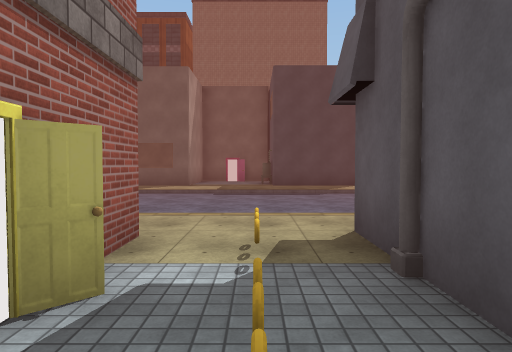
[1] (above)

24 first-person views from a walk through a 3-D level made in the Unity game engine. The camera is 1.5 m above the floor, tilts 2° down and sees 75° across. The floor is counted in squares, 2 m on a side. Each view is taken from the middle of a square. On the plan, view 1 faces up. The plan holds only what a view shows up to about 11 squares ahead; the rest is blank. The place goes on beyond the plan. Some animated figures are left out. Surface patterns are stand-ins for the level's own textures.

[2]
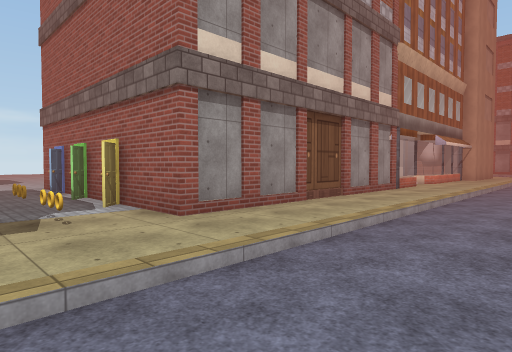

[3]
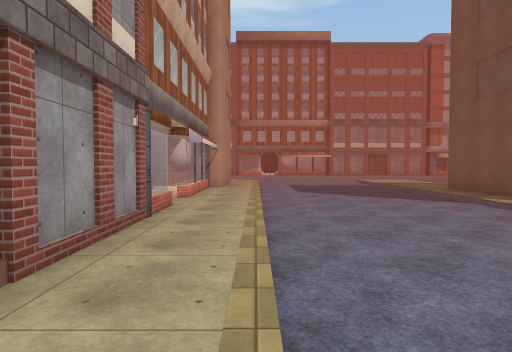

[4]
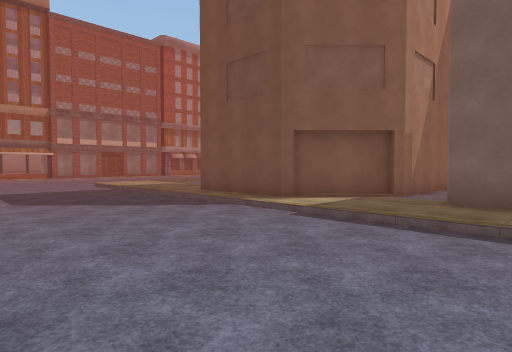

[5]
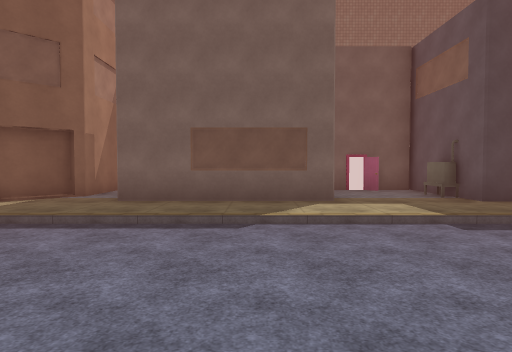

[6]
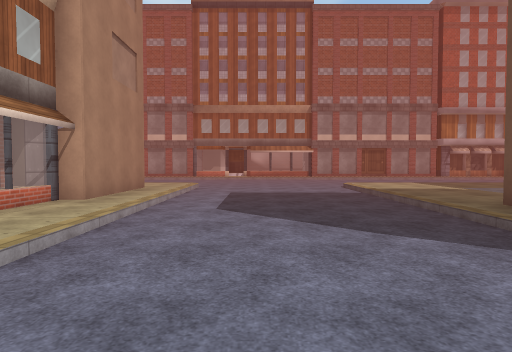

[7]
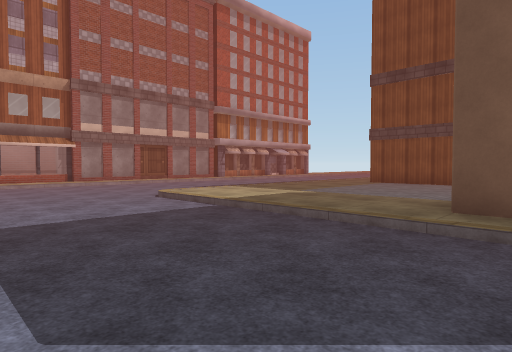

[8]
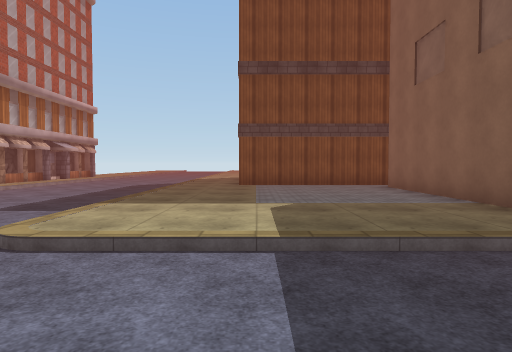

[9]
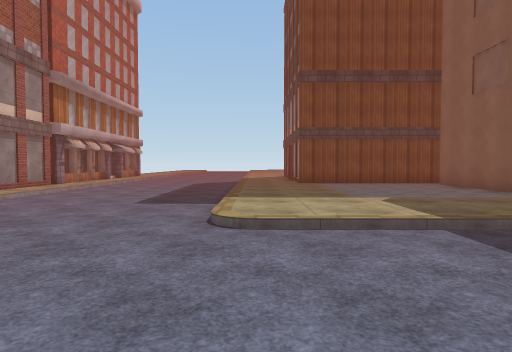

[10]
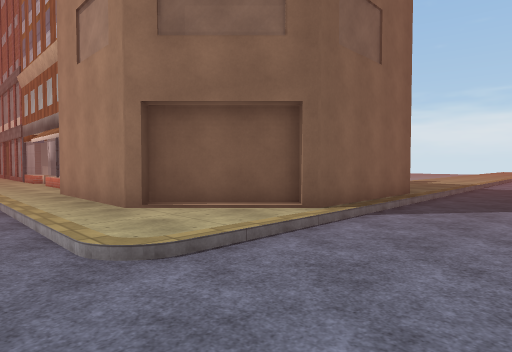

[11]
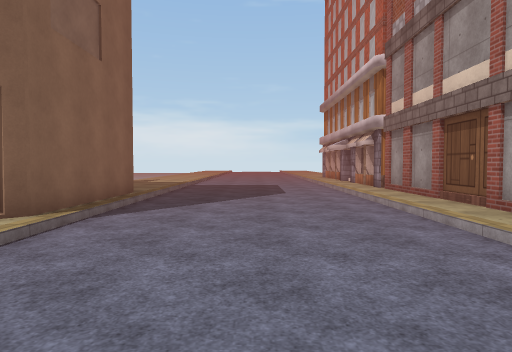

[12]
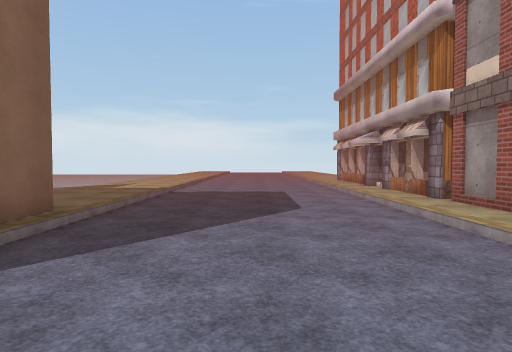

[13]
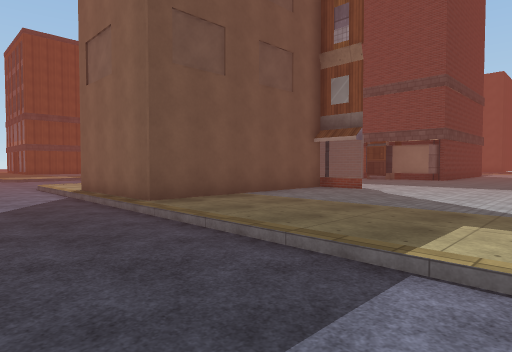

[14]
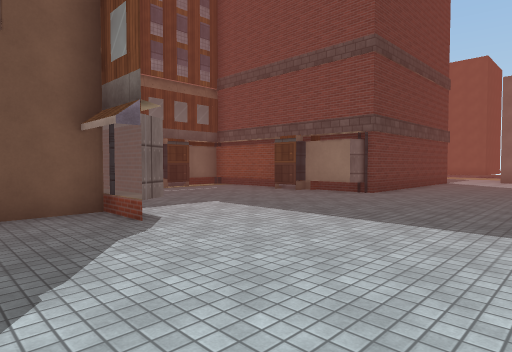

[15]
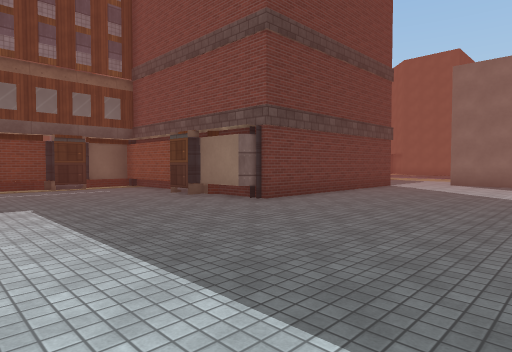

[16]
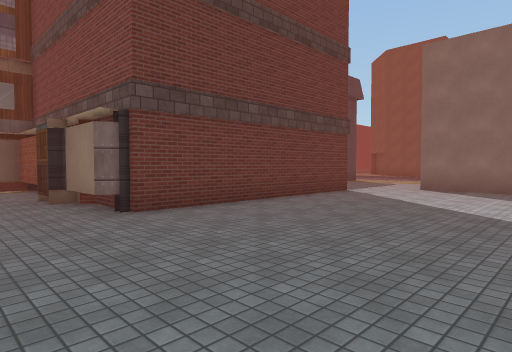

[17]
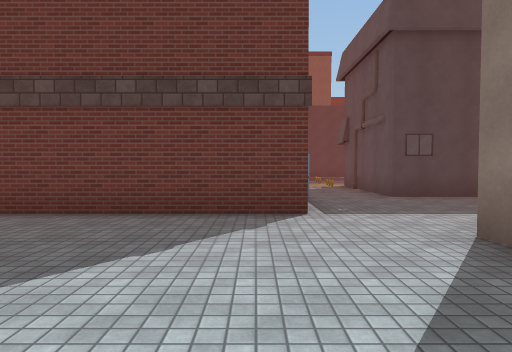

[18]
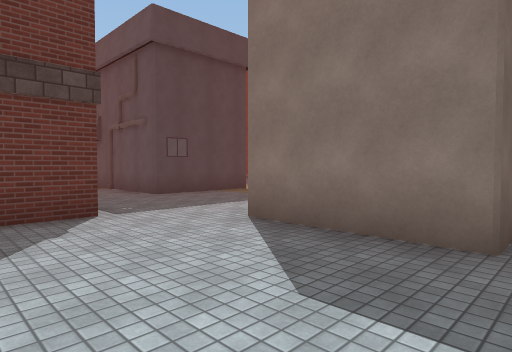

[19]
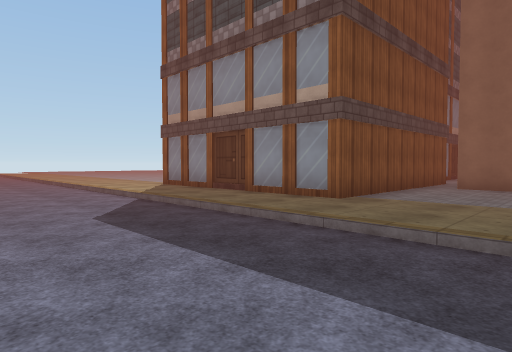

[20]
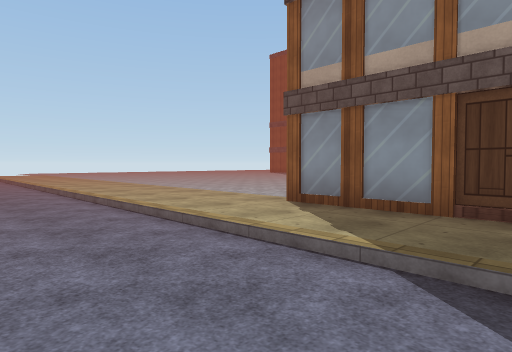

[21]
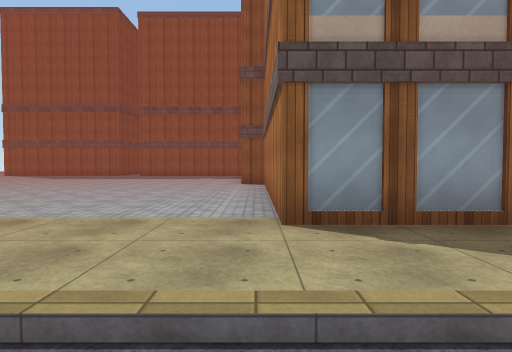

[22]
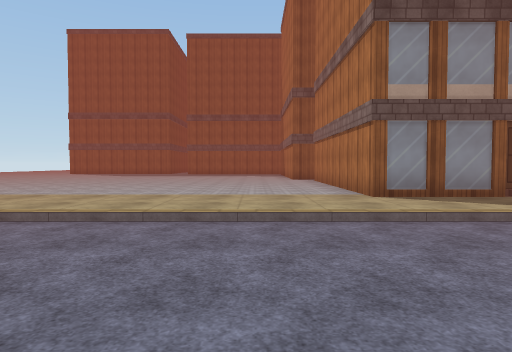

[23]
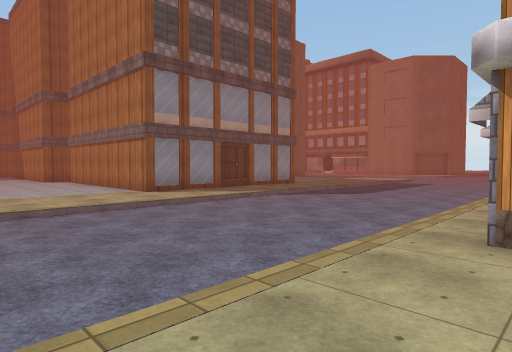

[24]
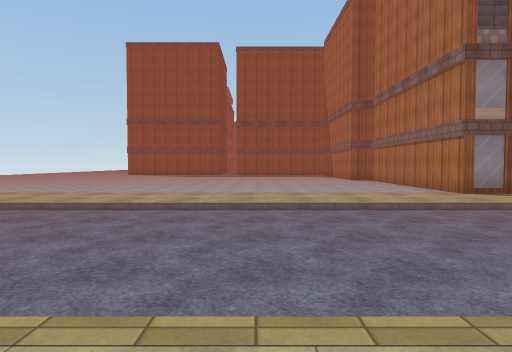

### Floor plan
Key: @ floor where view 1 was taken; # wall or solid block; . main floor; - floor 0.25 m lower than the main floor; / step, stairs or slope; = window, fence, low wall or low ledge; B building; R ring; O other object.
Columns run from 26 left of view 1 to 2 right of it. Each row starts with its distance up from view 1.
 36          ...
 35         ....
 34       -.....
 33      --.......
 32    ----.......
 31   -----..........
 30  .-----..........
 29 ..-----..........
 28 ..-----..........
 27 ..-----..........
 26 ..-----..........
 25 ..-----..........
 24 #.-----.........#
 23  .-----..########
 22  .-----..#
 21  .-----..#
 20  .-----..#
 19   -----..#
 18 #.-----..#######
 17 #.-----.........
 16 #.-----......B    #
 15 #.-----......#    #     ####
 14 #.-----......#    #     ...#
 13   -----......#  ###.    ..O#
 12   -----......# ##...BBBB...B
 11    ----......###B............
 10   -----//////////////////////
  9   ---------------------------
  8 #.---------------------------
  7     -------------------------
  6     -------------------------
  5    ----/////////////////////
  4   -----..####............../
  3  .-----..#  #############.OB
  2  .-----B##    ....#     ##O#
  1 #.-----##     ....#     #.R#
  0 #.-----#    #.....#     ##@##
 -1 #.-----######.....#      #...
 -2 #.-----.....#.....##     ....
 -3 #.-----............######....
 -4 =.-----.....................
 -5 =.-----....................
 -6 #.-----....................
 -7 #.-----....................#B
 -8  .-----....  ........  .....

Where each view was taken, in squares from view 1:
view 1: 0 up, 0 right, facing up
view 2: 7 up, 1 right, facing down-left
view 3: 5 up, 3 left, facing left
view 4: 5 up, 5 left, facing up-left
view 5: 5 up, 4 left, facing up
view 6: 7 up, 8 left, facing left
view 7: 6 up, 12 left, facing up-left
view 8: 7 up, 17 left, facing up
view 9: 6 up, 19 left, facing up
view 10: 6 up, 22 left, facing down-right
view 11: 6 up, 22 left, facing down
view 12: 3 up, 22 left, facing down
view 13: 7 down, 22 left, facing up-right
view 14: 7 down, 16 left, facing up-right
view 15: 8 down, 13 left, facing up-right
view 16: 8 down, 10 left, facing up-right
view 17: 8 down, 2 left, facing up
view 18: 8 down, 3 left, facing up-right
view 19: 14 up, 23 left, facing up-right
view 20: 20 up, 22 left, facing up-right
view 21: 24 up, 21 left, facing right
view 22: 26 up, 24 left, facing right
view 23: 28 up, 26 left, facing down-right
view 24: 29 up, 26 left, facing right
